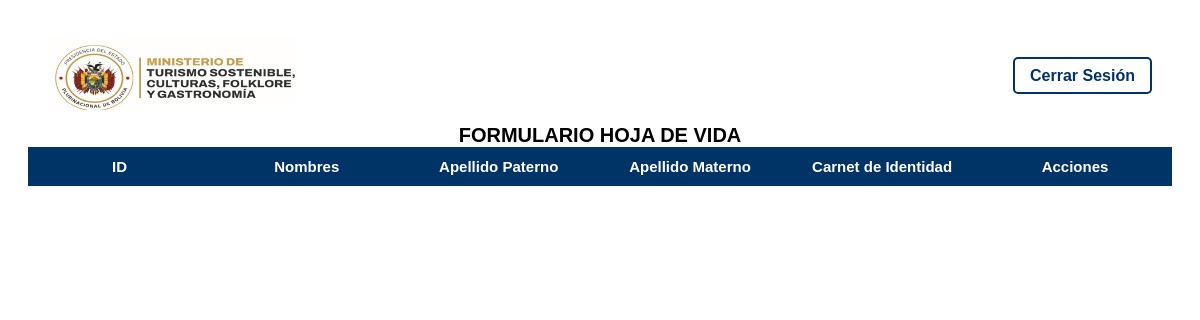
Before: /usuarios (signed in) with the older database file.
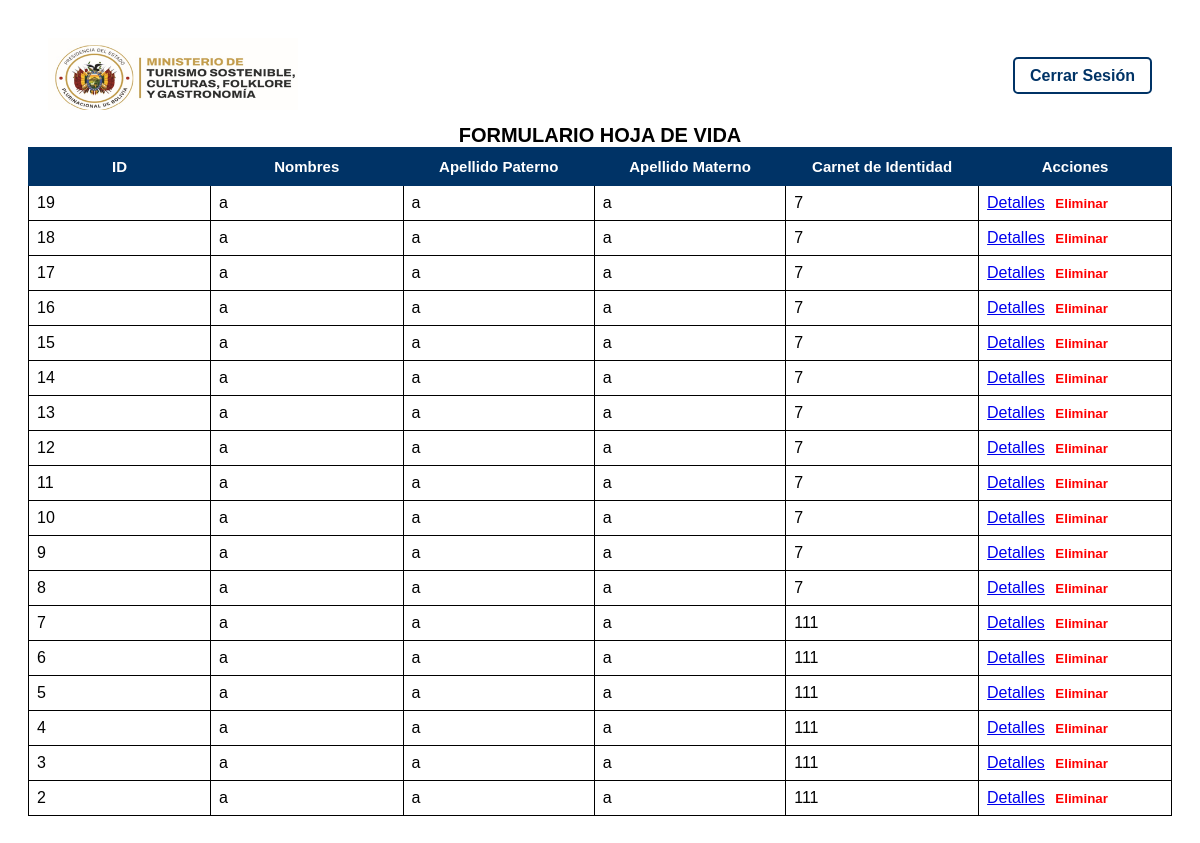
After: the same page with the newer database file.
### tables this page shows
CREATE TABLE datos(
        id INTEGER PRIMARY KEY AUTOINCREMENT,
        nombres TEXT NOT NULL,
        ap_pat TEXT,
        ap_mat TEXT,
        ci TEXT NOT NULL,
        exp TEXT,
        est_civil TEXT NOT NULL,
        fecha_nac TEXT NOT NULL,
        lugar TEXT NOT NULL,
        nacio TEXT NOT NULL,
        direccion TEXT NOT NULL,
        ciudad TEXT NOT NULL,
        gr_san TEXT NOT NULL,
        tcel INTEGER NOT NULL,
        tfijo INTEGER,
        correo TEXT UNIQUE,
        n_libser TEXT
        );

### app.py (the view)
@app.route('/usuarios')
@login_required
def usuarios():
    conn = get_db_connection()
    datos = conn.execute(
        """
        SELECT id, nombres, ap_pat, ap_mat, ci FROM datos ORDER BY id DESC
        """
    ).fetchall()
    conn.close()
    return render_template("usuarios.html", datos=datos)

### app.py (called while the page is built)
def get_db_connection():
    conn = sqlite3.connect('form_hv.db')
    conn.row_factory = sqlite3.Row
    return conn

@login_manager.user_loader
def load_user(user_id):
    return User.get_by_id(user_id)

    @staticmethod
    def get_by_id(user_id):
        conn = get_db_connection()
        user = conn.execute('SELECT * FROM users WHERE id=?',(user_id, )).fetchone()
        conn.close()
        if user:
            return User(user['id'], user['username'],user['password'])
        return None

### templates/usuarios.html (shortened to what this page needs)
<!DOCTYPE html>
<html lang="es">
<head>
</head>
<body>
     <nav style="display: flex; justify-content: space-between; align-items: center; padding: 10px 20px; ">
        <div class="imagen">
            <img src="{{url_for('static', filename='image.png')}}" alt="LOGO MTSCFYG" style="width: 250px;">
        </div>
        <div>
            <a href="{{ url_for ('logout') }}" style="text-decoration: none; color: #003366; font-weight: bold; padding: 8px 15px; border: 2px solid #003366; border-radius: 5px;">Cerrar Sesión</a>
        </div>
     </nav>
    <div style="display: flex; align-items: center; justify-content: center;">
        <label style="font-size: 20px;"><strong>FORMULARIO HOJA DE VIDA</strong></label>
    </div>
    <table>
        <thead>
            <tr>
                <th>ID</th>
                <th>Nombres</th>
                <th>Apellido Paterno</th>
                <th>Apellido Materno</th>
                <th>Carnet de Identidad</th>
                <th>Acciones</th>
            </tr>
        </thead>
        <tbody>
            {% for item in datos %}
            <tr>
                <td>{{item.id}}</td>
                <td>{{item.nombres}}</td>
                <td>{{item.ap_pat}}</td>
                <td>{{item.ap_mat}}</td>
                <td>{{item.ci}}</td>
                <td>
                    <a href="{{ url_for('detalles', id=item.id) }}">Detalles</a>
                    <form action="{{ url_for('eliminar', id=item.id) }}" method="POST" style="display: inline;"
                    onsubmit="return confirm('Estás seguro de eliminar este registro?');">
                        <button type="submit" style="background: none; border: none; color: red; cursor: pointer; font-weight: bold;">Eliminar</button>
                </form>
                </td>
            </tr>
            {% endfor %}
        </tbody>
    </table>
</body>
</html>

### templates/usuarios.html (style rules this page uses)
body { font-family: Arial, Helvetica, sans-serif; padding: 20px; }
table { width: 100%; border-collapse: collapse; }
thead { background-color: #003366; color: white; }
th { border: 1px solid #003366; padding: 10px; font-size: 15px; text-align: center; width: 200px; }
td { border: 1px solid #000; padding: 8px; }

Changed rows visible on the page:
added datos: id "19", nombres "a", ap_pat "a", ap_mat "a", ci "7"
added datos: id "18", nombres "a", ap_pat "a", ap_mat "a", ci "7"
added datos: id "17", nombres "a", ap_pat "a", ap_mat "a", ci "7"
added datos: id "16", nombres "a", ap_pat "a", ap_mat "a", ci "7"
added datos: id "15", nombres "a", ap_pat "a", ap_mat "a", ci "7"
added datos: id "14", nombres "a", ap_pat "a", ap_mat "a", ci "7"
added datos: id "13", nombres "a", ap_pat "a", ap_mat "a", ci "7"
added datos: id "12", nombres "a", ap_pat "a", ap_mat "a", ci "7"
added datos: id "11", nombres "a", ap_pat "a", ap_mat "a", ci "7"
added datos: id "10", nombres "a", ap_pat "a", ap_mat "a", ci "7"
added datos: id "9", nombres "a", ap_pat "a", ap_mat "a", ci "7"
added datos: id "8", nombres "a", ap_pat "a", ap_mat "a", ci "7"
added datos: id "7", nombres "a", ap_pat "a", ap_mat "a", ci "111"
added datos: id "6", nombres "a", ap_pat "a", ap_mat "a", ci "111"
added datos: id "5", nombres "a", ap_pat "a", ap_mat "a", ci "111"
added datos: id "4", nombres "a", ap_pat "a", ap_mat "a", ci "111"
added datos: id "3", nombres "a", ap_pat "a", ap_mat "a", ci "111"
added datos: id "2", nombres "a", ap_pat "a", ap_mat "a", ci "111"
